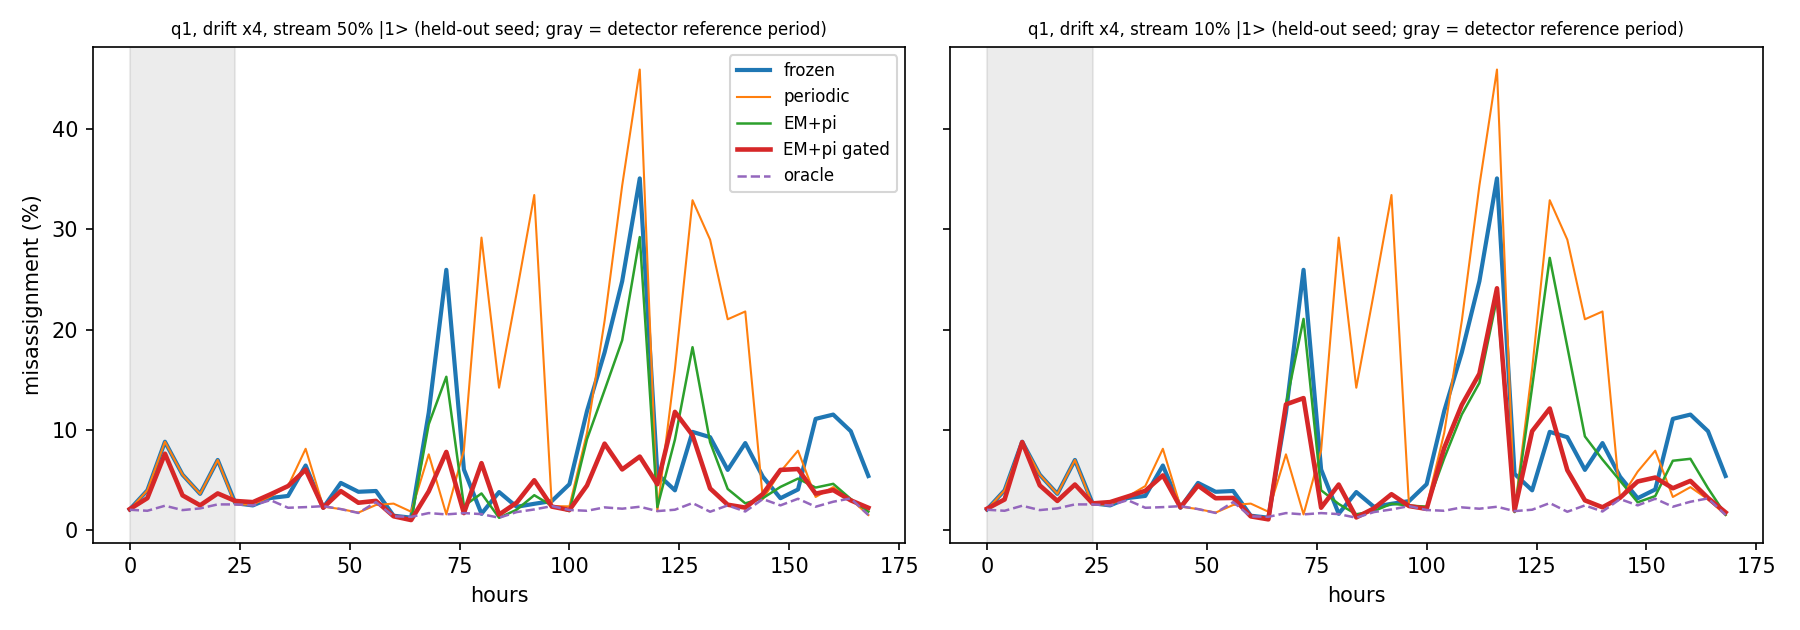

Recreate this plot in Python.
"""
adaptive_boundary_v3.py   (v2 with the label leak in the detector alarm removed)

What was wrong in v2: the alarm was computed as  np.mean(classify(iq, c0, c1) != true_states), i.e. the
controller used TRUE LABELS to decide whether to adapt faster. A real system never has them.

What v3 does instead
  simulated world : knows the true states, so it can work out how often the DEPLOYED boundary flips a
                    readout outcome (p_world). It turns that into real Stim syndromes (surface code d=5).
                    This is physics, not information the controller receives.
  controller      : sees ONLY the syndromes: detector fire rate and round-to-round correlation
                    (drift_framework.features), measured over 1500-shot windows.
  alarm threshold : learned from a healthy reference period = the first K_REF time points (24 h).
                    Alarm = (z > 3) AND (at least 30% above the reference), same rule as
                    real_drift_detector.py. No alarms are possible during the reference period.
  other label use : the t=0 calibration (initial centroids, cloud width) is labelled, once, as in any
                    real calibration. The |1> fraction pi is estimated from the discriminator's own t=0
                    decisions. The oracle and periodic baselines use labels by definition. All error
                    MEASUREMENTS use labels (offline evaluation).

Step sizes are chosen on q0 with tuning seeds 0-4, and everything reported uses seeds 100+ (q0, q1, q2).
Prints v2 (leaky) next to v3 (label-free) when adaptive_boundary_v2.csv is in the same folder.

Needs iq_generator.py, drift_framework.py and adaptive_boundary.py in the same folder.
Usage: python adaptive_boundary_v3.py            (about 15 minutes)
Outputs: adaptive_boundary_v3.csv, adaptive_boundary_v3.png
"""
import argparse
import csv
import os

import numpy as np

from adaptive_boundary import classify, misassign
from drift_framework import Layout, build_circuit, features
from iq_generator import DriftParams, IQDriftGenerator

P_PHYS, D = 0.001, 5
ZTHR, REL_RISE = 3.0, 0.30
K_REF = 6            # healthy reference period (time points)
WIN = 1500           # QEC shots per detector window
P1S = (0.5, 0.1)
ETA_FIXED, PERIOD = 0.3, 24.0
METHODS = ("frozen", "periodic", "moment (v1)", "two-means (v1)", "moment+pi", "EM+pi",
           "moment+pi gated", "EM+pi gated", "oracle")


# ---------------------------------------------------------------- simulated syndrome world
class SyndromeWorld:
    """Stim surface code with a readout flip probability chosen from a grid; returns syndrome features only."""

    def __init__(self):
        self.grid = np.geomspace(2e-4, 0.5, 48)
        circs = [build_circuit(D, p_readout=p, p_phys=P_PHYS) for p in self.grid]
        self.samplers = [c.compile_detector_sampler(seed=1000 + i) for i, c in enumerate(circs)]
        self.lay = Layout(circs[0])
        self.ones = np.ones(self.lay.n_anc)

    def observe(self, p_world, rng):
        x = np.interp(np.log(max(p_world, 2e-4)), np.log(self.grid), np.arange(len(self.grid)))
        i = int(np.floor(x)); i += int(rng.random() < (x - i)); i = min(i, len(self.grid) - 1)
        det = self.samplers[i].sample(WIN)
        f = features(det, self.lay, self.ones)
        return f["fire_rate"], f["tcorr"]


class Detector:
    """Controller-side detector: sees syndrome features only."""

    def __init__(self, world):
        self.world, self.f, self.t, self.n = world, [], [], 0

    def alarm(self, p_world, rng):
        fire, tc = self.world.observe(p_world, rng)   # p_world is consumed by the simulated hardware, not the controller
        self.n += 1
        if self.n <= K_REF:
            self.f.append(fire); self.t.append(tc); return False
        mf, mt = np.mean(self.f), np.mean(self.t)
        sf, st = max(np.std(self.f), 1e-4 * mf), max(np.std(self.t), 1e-4 * abs(mt))
        hit_f = (fire - mf) / sf > ZTHR and fire / mf - 1 > REL_RISE
        hit_t = (tc - mt) / st > ZTHR and tc / mt - 1 > REL_RISE
        return bool(hit_f or hit_t)


# ---------------------------------------------------------------- data (same generator and seeds as v2)
def make_data(profile, strength, seed, hours=168.0, step=4.0, n_unl=1500, n_eval=3000, n_cal=2000):
    gen = IQDriftGenerator(DriftParams(drift_profile=profile, stochastic_drift_strength=strength, rng_seed=seed))
    iq, st = gen.generate_shots(n_shots=20000, t_hours=0)
    f0, f1 = iq[st == 0].mean(), iq[st == 1].mean()
    sig2 = 0.5 * np.mean(np.r_[np.abs(iq[st == 0] - f0) ** 2, np.abs(iq[st == 1] - f1) ** 2])
    times = np.arange(0, hours + 1e-9, step)
    steps = [dict(t=t,
                  unl={p1: gen.generate_shots(n_shots=n_unl, t_hours=t, p_state1=p1) for p1 in P1S},
                  ev=gen.generate_shots(n_shots=n_eval, t_hours=t, p_state1=0.5),
                  cal=gen.generate_shots(n_shots=n_cal, t_hours=t)) for t in times]
    return dict(f0=f0, f1=f1, sig2=sig2, steps=steps, seed=seed)


def em_step(iq, c0, c1, pi, sig2):
    l1 = np.log(pi) - np.abs(iq - c1) ** 2 / (2 * sig2)
    l0 = np.log(1 - pi) - np.abs(iq - c0) ** 2 / (2 * sig2)
    r = 1.0 / (1.0 + np.exp(np.clip(l0 - l1, -50, 50)))
    n1, n0 = r.sum(), (1 - r).sum()
    return ((1 - r) @ iq / n0 if n0 > 10 else c0), (r @ iq / n1 if n1 > 10 else c1)


def simulate(data, p1, world, eta_q, eta_a):
    f0, f1, sig2 = data["f0"], data["f1"], data["sig2"]
    w0 = f1 - f0
    pi = float(np.clip(classify(data["steps"][0]["unl"][p1][0], f0, f1).mean(), 0.02, 0.98))
    rng = np.random.default_rng(10_000 + data["seed"] * 7 + int(p1 * 10))
    S = {m: [f0, f1] for m in METHODS}
    det = {"moment+pi gated": Detector(world), "EM+pi gated": Detector(world)}
    alarms = {k: 0 for k in det}
    mid, last_cal = (f0 + f1) / 2, 0.0
    out = {m: [] for m in METHODS}
    for sd in data["steps"]:
        t = sd["t"]; iq, stt = sd["unl"][p1]; eiq, est = sd["ev"]; ciq, cst = sd["cal"]

        def gated_eta(name):
            c0, c1 = S[name]
            p_world = np.mean(classify(iq, c0, c1) != stt)    # simulated hardware only
            a = det[name].alarm(p_world, rng); alarms[name] += a
            return eta_a if a else eta_q

        mid = (1 - ETA_FIXED) * mid + ETA_FIXED * iq.mean()
        S["moment (v1)"] = [mid - w0 / 2, mid + w0 / 2]
        c0, c1 = S["two-means (v1)"]; lab = classify(iq, c0, c1)
        if (lab == 0).sum() > 10: c0 = (1 - ETA_FIXED) * c0 + ETA_FIXED * iq[lab == 0].mean()
        if (lab == 1).sum() > 10: c1 = (1 - ETA_FIXED) * c1 + ETA_FIXED * iq[lab == 1].mean()
        S["two-means (v1)"] = [c0, c1]

        for name in ("moment+pi", "moment+pi gated"):
            eta = gated_eta(name) if "gated" in name else ETA_FIXED
            c0 = (1 - eta) * S[name][0] + eta * (iq.mean() - pi * w0)
            S[name] = [c0, c0 + w0]
        for name in ("EM+pi", "EM+pi gated"):
            eta = gated_eta(name) if "gated" in name else ETA_FIXED
            n0, n1 = em_step(iq, S[name][0], S[name][1], pi, sig2)
            S[name] = [(1 - eta) * S[name][0] + eta * n0, (1 - eta) * S[name][1] + eta * n1]

        o0, o1 = ciq[cst == 0].mean(), ciq[cst == 1].mean()
        if t - last_cal >= PERIOD - 1e-9:
            S["periodic"] = [o0, o1]; last_cal = t
        S["oracle"] = [o0, o1]
        for m in METHODS:
            out[m].append(misassign(eiq, est, *S[m]))
    res = {m: np.array(v) for m, v in out.items()}
    res["alarm_frac"] = {k: v / len(data["steps"]) for k, v in alarms.items()}
    return res


def recovery(r, m):
    den = r["frozen"].mean() - r["oracle"].mean()
    return np.nan if den < 0.002 else (r["frozen"].mean() - r[m].mean()) / den


def load_v2(path="adaptive_boundary_v2.csv"):
    v2 = {}
    if os.path.exists(path):
        for r in csv.DictReader(open(path)):
            v2[(r["profile"], float(r["strength"]), float(r["p_state1"]), r["method"])] = float(r["median_recovery"])
    return v2


def main():
    ap = argparse.ArgumentParser()
    ap.add_argument("--tune-seeds", type=int, default=5)
    ap.add_argument("--test-seeds", type=int, default=8)
    ap.add_argument("--strengths", nargs="+", type=float, default=[1.0, 4.0])
    a = ap.parse_args()
    print("building the syndrome world (48 Stim circuits)...", flush=True)
    world = SyndromeWorld()

    print("choosing step sizes on q0 with tuning seeds (never reported below)...", flush=True)
    tune = [make_data("q0", s, seed) for s in a.strengths for seed in range(a.tune_seeds)]
    best = None
    for eq in (0.1, 0.2, 0.3):
        for ea in (0.5, 0.9):
            rec = [recovery(simulate(d, p1, world, eq, ea), m) for d in tune for p1 in P1S for m in ("moment+pi gated", "EM+pi gated")]
            score = np.nanmedian(rec)
            if best is None or score > best[0]: best = (score, eq, ea)
    eq, ea = best[1], best[2]
    print(f"  chosen: eta_quiet={eq}, eta_alarm={ea}   (tuning-set median recovery {best[0]:.2f})", flush=True)

    v2 = load_v2(); rows = []; example = {}
    show = ("periodic", "moment (v1)", "moment+pi", "EM+pi", "moment+pi gated", "EM+pi gated")
    print("\nMEDIAN RECOVERY, held-out seeds (v3 = label-free alarm)   [v2 = leaky alarm, for comparison]", flush=True)
    print(f"{'profile':6s} {'str':>3s} {'p1':>4s} {'gap pp':>6s} |" + "".join(f"{m[:11]:>12s}" for m in show) + f" | {'v2 EM gated':>11s} {'alarm frac':>10s}", flush=True)
    for prof in ("q0", "q1", "q2"):
        for s in a.strengths:
            data = [make_data(prof, s, 100 + k) for k in range(a.test_seeds)]
            for p1 in P1S:
                R = [simulate(d, p1, world, eq, ea) for d in data]
                gap = np.mean([(r["frozen"].mean() - r["oracle"].mean()) * 100 for r in R])
                af = np.mean([r["alarm_frac"]["EM+pi gated"] for r in R])
                line = f"{prof:6s} {s:3.0f} {p1:4.2f} {gap:6.2f} |"
                for m in METHODS[1:-1]:
                    rec = np.array([recovery(r, m) for r in R]); fin = np.isfinite(rec)
                    med = np.median(rec[fin]) if fin.any() else np.nan
                    frac = np.mean(rec[fin] >= 0.8) if fin.any() else np.nan
                    rows.append((prof, s, p1, gap, m, med, frac, int(fin.sum()), af if "EM+pi gated" == m else ""))
                    if m in show: line += f"{med:12.2f}" if np.isfinite(med) else f"{'n/a':>12s}"
                v2v = v2.get((prof, s, p1, "EM+pi gated"))
                line += f" | {v2v:11.2f}" if v2v is not None and np.isfinite(v2v) else f" | {'n/a':>11s}"
                print(line + f" {af:10.2f}", flush=True)
                if (prof, s, p1) in (("q1", 4.0, 0.5), ("q1", 4.0, 0.1)):
                    example[p1] = (data[0]["steps"], R[0])

    print("\nFRACTION OF HELD-OUT RUNS WITH RECOVERY >= 0.8 (v3, label-free; runs with no drift are skipped)", flush=True)
    print(f"{'profile':6s} {'str':>3s} {'p1':>4s} {'runs':>4s} |" + "".join(f"{m[:11]:>12s}" for m in show), flush=True)
    for prof in ("q0", "q1", "q2"):
        for s in a.strengths:
            for p1 in P1S:
                sel = {r[4]: r for r in rows if r[0] == prof and r[1] == s and r[2] == p1}
                print(f"{prof:6s} {s:3.0f} {p1:4.2f} {sel['frozen' if 'frozen' in sel else 'periodic'][7]:4d} |" + "".join(
                    (f"{sel[m][6]:12.2f}" if np.isfinite(sel[m][6]) else f"{'n/a':>12s}") for m in show), flush=True)

    with open("adaptive_boundary_v3.csv", "w", newline="") as fh:
        w = csv.writer(fh)
        w.writerow(["profile", "strength", "p_state1", "frozen_minus_oracle_pp", "method", "median_recovery",
                    "fraction_runs_ge_0.8", "n_runs_with_drift", "alarm_fraction_EMpi_gated", "eta_quiet", "eta_alarm"])
        for r in rows: w.writerow([*r, eq, ea])

    import matplotlib
    matplotlib.use("Agg")
    import matplotlib.pyplot as plt
    fig, ax = plt.subplots(1, 2, figsize=(12, 4.2), sharey=True)
    for k, p1 in enumerate(P1S):
        steps, r = example[p1]; t = [x["t"] for x in steps]
        for m, kw in (("frozen", dict(lw=2)), ("periodic", dict(lw=1)), ("EM+pi", dict(lw=1.2)),
                      ("EM+pi gated", dict(lw=2.2)), ("oracle", dict(ls="--", lw=1.2))):
            ax[k].plot(t, r[m] * 100, label=m, **kw)
        ax[k].axvspan(0, K_REF * 4, color="gray", alpha=0.15)
        ax[k].set_title(f"q1, drift x4, stream {p1:.0%} |1> (held-out seed; gray = detector reference period)"); ax[k].set_xlabel("hours")
        ax[k].title.set_fontsize(8)
    ax[0].set_ylabel("misassignment (%)"); ax[0].legend(fontsize=8)
    fig.tight_layout(); fig.savefig("adaptive_boundary_v3.png", dpi=150)
    print("\nwrote adaptive_boundary_v3.csv and adaptive_boundary_v3.png", flush=True)


if __name__ == "__main__":
    main()
